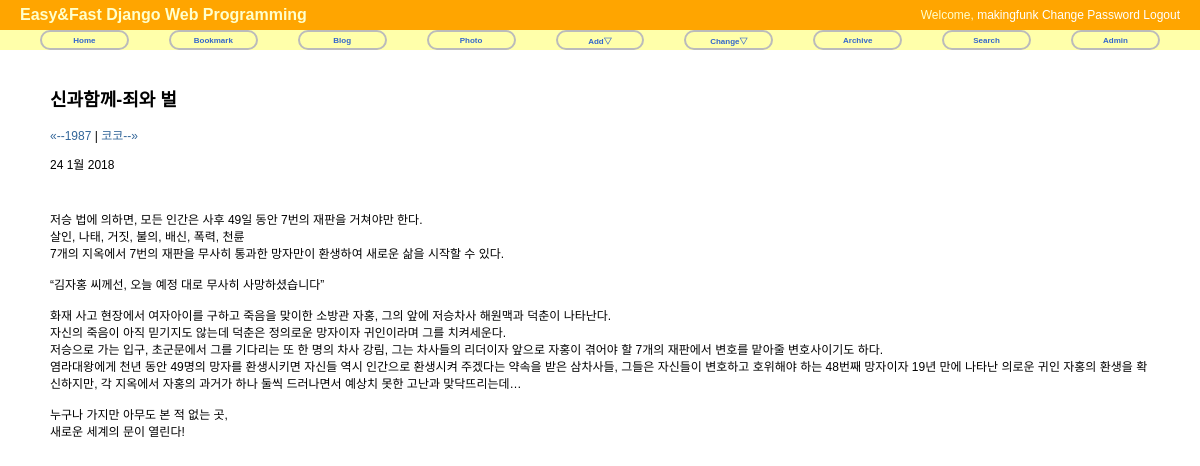
The app's page /blog/post/god/ with its own data.
### blog/models.py (models this page shows, shortened)
class Post(models.Model):
    title = models.CharField('TITLE', max_length=50)
    slug = models.SlugField('SLUG', unique=True, allow_unicode=True, help_text='one word for title alias')
    description = models.CharField('DESCRIPTION', max_length=100, blank=True, help_text='simple description text')
    content = models.TextField('CONTENT')
    create_date = models.DateTimeField('Create Date', auto_now_add=True)
    modify_date = models.DateTimeField('Modify Date', auto_now=True)
    class Meta:
        verbose_name = 'post'
        verbose_name_plural = 'posts'
        db_table = 'my_post'
        ordering = ('-modify_date', )
    def __str__(self):
        return self.title
    def get_previous_post(self):
        return self.get_previous_by_modify_date()
    def get_next_post(self):
        return self.get_next_by_modify_date()

### blog/views.py (the view)
# urls.py: path('post/<slug:slug>/', views.PostDV.as_view(), name='post_detail'),  # 3
class PostDV(DetailView):
    model = Post

### blog/templates/blog/post_detail.html (shortened to what this page needs)
{% extends "base.html" %}
{% block content %}
<div id="content">
    <h2>{{ object.title }}</h2>
    <p class="other_posts">
        {% if object.get_previous_by_modify_date %}
        <a href="{{ object.get_previous_post.get_absolute_url }}" title="View previous post"> &laquo;--{{ object.get_previous_post }}</a>
        {% endif %}
        {% if object.get_next_by_modify_date %}
        | <a href="{{ object.get_next_post.get_absolute_url }}" title="View next post">{{ object.get_next_post }}--&raquo;</a>
        {% endif %}
    </p>
    <p class="date">{{ object.modify_date|date:"j F Y" }}</p>
    <br/>
    <div class="body">
        {{ object.content|linebreaks }}
    </div>
</div>
{% endblock %}

### static/css/base.css (style rules this page uses)
body { font-family: "Lucida Grande", Verdana, Arial, sans-serif; font-size: 12px; }
div#content { position: absolute; top: 70px; left: 50px; right: 50px; }
a:link, a:visited { color: #369; text-decoration: none; }

### records on screen
Post: title "신과함께-죄와 벌", get_previous_post "1987", get_next_post "코코", modify_date "24 1월 2018", content "저승 법에 의하면, 모든 인간은 사후 49일 동안 7번의 재판을 거쳐야만 한다. 살인, 나태, 거짓, 불의, 배신, 폭력, 천륜 7개의 지옥에서 7번의 재판을 무사히 통과한 망자만이 환생하여 새로운 삶을 시작할 수 있다. “김자홍 씨께선, 오늘 예정 대로 무사히 사망하셨습니다” 화재 사고 현장에서 여자아이를 구하고 죽음을 맞이한 소방관 자홍, 그의 앞에 저승차사 해원맥과 덕춘이 나타난다. 자신의 죽음이 아직 믿기지도 않는데 덕춘은 정의로운 망자이자 귀인이라며 그를 치켜세운다. 저승으로 가는 입구, 초군문에서 그를 기다리는 또 한 명의 차사 강림, 그는 차사들의 리더이자 앞으로 자홍이 겪어야 할 7개의 재판에서 변호를 맡아줄 변호사이기도 하다. 염라대왕에게 천년 동안 49명의 망자를 환생시키면 자신들 역시 인간으로 환생시켜 주겠다는 약속을 받은 삼차사들, 그들은 자신들이 변호하고 호위해야 하는 48번째 망자이자 19년 만에 나타난 의로운 귀인 자홍의 환생을 확신하지만, 각 지옥에서 자홍의 과거가 하나 둘씩 드러나면서 예상치 못한 고난과 맞닥뜨리는데… 누구나 가지만 아무도 본 적 없는 곳, 새로운 세계의 문이 열린다!"
